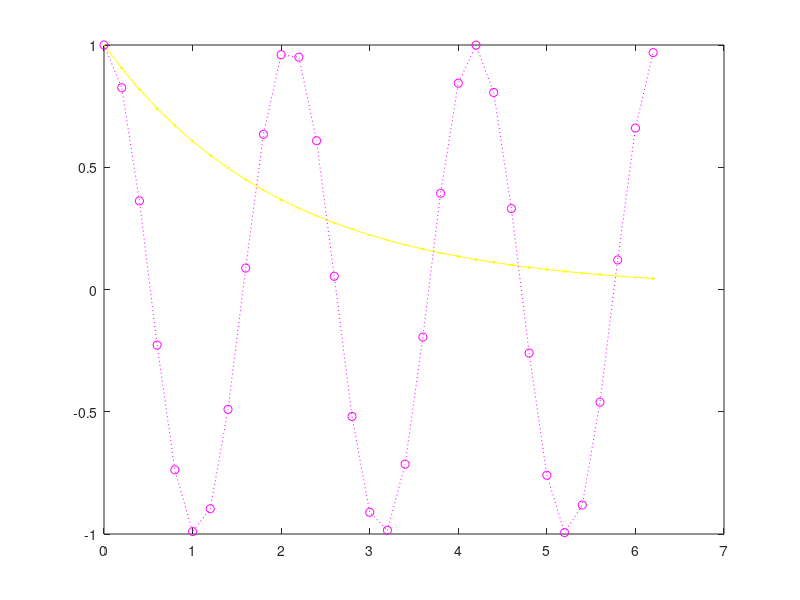
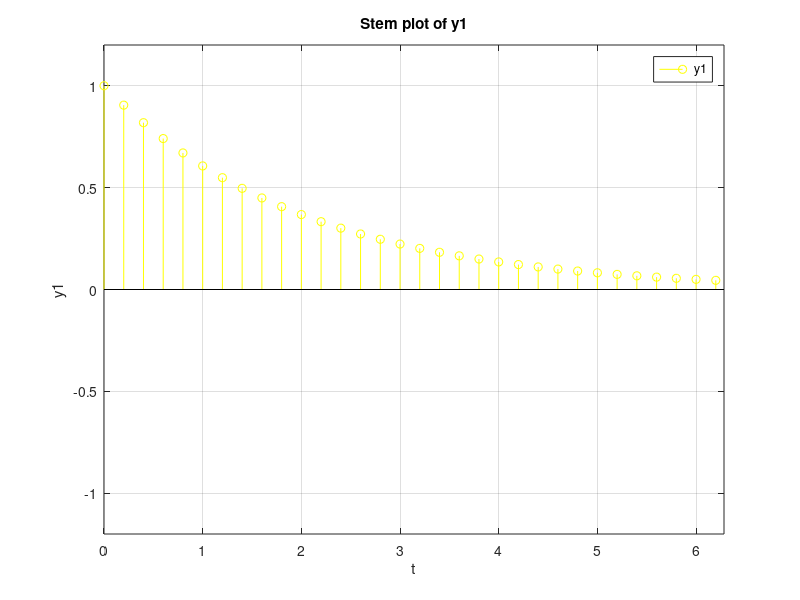
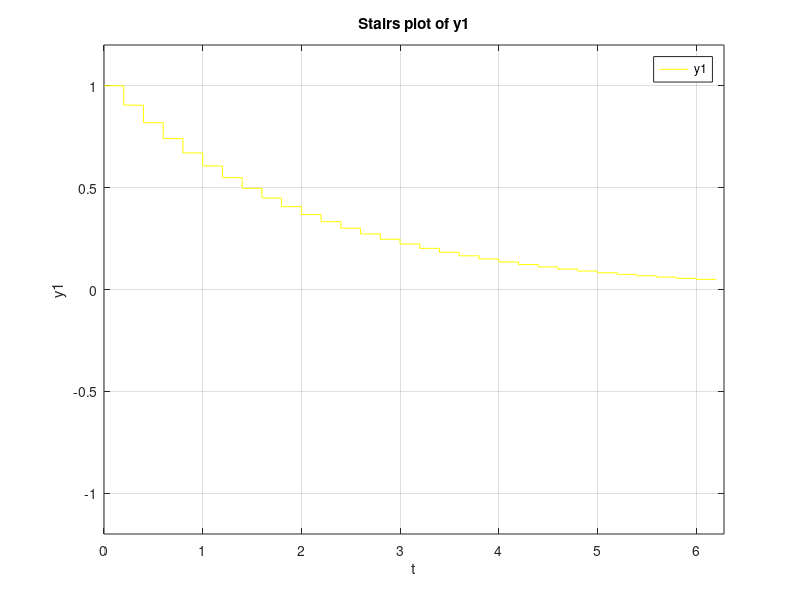

The MATLAB source for these figures, in order:
t = 0:0.2:2*pi;
y1 = exp(-0.5 .* t);
y2 = cos(3.*t);
plot(t, y1, '.y-', t, y2, 'om:')

% Графік з використанням stem
figure;
stem(t, y1, 'y');
xlabel('t');
ylabel('y1');
title('Stem plot of y1');
xlim([0 2*pi]);
ylim([-1.2 1.2]);
grid on;
legend('y1');

% Графік з використанням stairs
figure;
stairs(t, y1, 'y');
xlabel('t');
ylabel('y1');
title('Stairs plot of y1');
xlim([0 2*pi]);
ylim([-1.2 1.2]);
grid on;
legend('y1');
